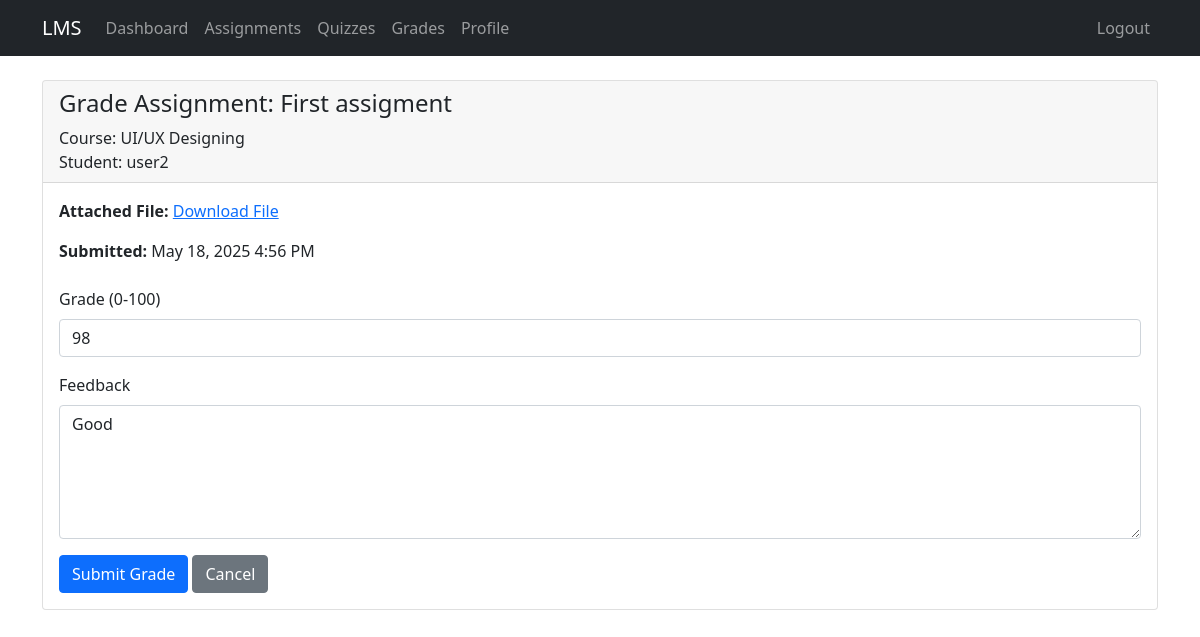
Page /grade_assignment.php?submission_id=4 (signed in) on the committed database.
### tables this page shows
CREATE TABLE `submissions` (
  `submission_id` int(11) NOT NULL,
  `assignment_id` int(11) NOT NULL,
  `student_id` int(11) NOT NULL,
  `file_path` varchar(255) DEFAULT NULL,
  `submitted_at` datetime NOT NULL DEFAULT current_timestamp(),
  `grade` float DEFAULT NULL,
  `feedback` text DEFAULT NULL
);

CREATE TABLE `assignments` (
  `assignment_id` int(11) NOT NULL,
  `course_id` int(11) NOT NULL,
  `title` varchar(150) NOT NULL,
  `description` text DEFAULT NULL,
  `due_date` datetime DEFAULT NULL,
  `created_at` timestamp NOT NULL DEFAULT current_timestamp()
);

CREATE TABLE `courses` (
  `course_id` int(11) NOT NULL,
  `title` varchar(150) NOT NULL,
  `description` text DEFAULT NULL,
  `instructor_id` int(11) NOT NULL,
  `created_at` timestamp NOT NULL DEFAULT current_timestamp()
);

CREATE TABLE `users` (
  `user_id` int(11) NOT NULL,
  `username` varchar(50) NOT NULL,
  `email` varchar(100) NOT NULL,
  `password` varchar(255) NOT NULL,
  `role` enum('student','instructor','admin') NOT NULL DEFAULT 'student',
  `full_name` varchar(100) DEFAULT NULL,
  `created_at` timestamp NOT NULL DEFAULT current_timestamp()
);

### grade_assignment.php (the view, shortened to what this page needs)
<?php
require_once "config/database.php";
$submission_id = (int)$_GET['submission_id'];
$instructor_id = (int)$_SESSION["id"];
$sql = "SELECT s.*, a.title as assignment_title, a.course_id, c.title as course_title,
        u.full_name as student_name
        FROM submissions s
        JOIN assignments a ON s.assignment_id = a.assignment_id
        JOIN courses c ON a.course_id = c.course_id
        JOIN users u ON s.student_id = u.user_id
        WHERE s.submission_id = ? AND c.instructor_id = ?";
$stmt = mysqli_prepare($conn, $sql);
mysqli_stmt_bind_param($stmt, "ii", $submission_id, $instructor_id);
mysqli_stmt_execute($stmt);
$result = mysqli_stmt_get_result($stmt);
$submission = mysqli_fetch_assoc($result);
?>
<!DOCTYPE html>
<html lang="en">
<head>
    <link href="https://cdn.jsdelivr.net/npm/bootstrap@5.1.3/dist/css/bootstrap.min.css" rel="stylesheet">
</head>
<body>
    <nav class="navbar navbar-expand-lg navbar-dark bg-dark">
        <div class="container">
            <a class="navbar-brand" href="index.php">LMS</a>
            <div class="collapse navbar-collapse" id="navbarNav">
                <ul class="navbar-nav">
                    <li class="nav-item">
                        <a class="nav-link" href="index.php">Dashboard</a>
                    </li>
                    <li class="nav-item">
                        <a class="nav-link" href="assignments.php">Assignments</a>
                    </li>
                    <li class="nav-item">
                        <a class="nav-link" href="quizzes.php">Quizzes</a>
                    </li>
                    <li class="nav-item">
                        <a class="nav-link" href="grades.php">Grades</a>
                    </li>
                    <li class="nav-item">
                        <a class="nav-link" href="profile.php">Profile</a>
                    </li>
                </ul>
                <ul class="navbar-nav ms-auto">
                    <li class="nav-item">
                        <a class="nav-link" href="logout.php">Logout</a>
                    </li>
                </ul>
            </div>
        </div>
    </nav>
    <div class="container mt-4">
        <div class="card">
            <div class="card-header">
                <h4>Grade Assignment: <?php echo htmlspecialchars($submission['assignment_title']); ?></h4>
                <p class="mb-0">Course: <?php echo htmlspecialchars($submission['course_title']); ?></p>
                <p class="mb-0">Student: <?php echo htmlspecialchars($submission['student_name']); ?></p>
            </div>
            <div class="card-body">
                <div class="mb-4">
                    <?php if ($submission['file_path']): ?>
                        <p>
                            <strong>Attached File:</strong>
                            <a href="<?php echo htmlspecialchars($submission['file_path']); ?>" target="_blank">
                                Download File
                            </a>
                        </p>
                    <?php endif; ?>
                    <p>
                        <strong>Submitted:</strong>
                        <?php echo date('F j, Y g:i A', strtotime($submission['submitted_at'])); ?>
                    </p>
                </div>
                <form action="grade_assignment.php?submission_id=<?php echo $submission_id; ?>" method="POST">
                    <div class="mb-3">
                        <label for="grade" class="form-label">Grade (0-100)</label>
                        <input type="number" class="form-control" id="grade" name="grade"
                               min="0" max="100" step="0.1" required
                               value="<?php echo $submission['grade'] ?? ''; ?>">
                    </div>
                    <div class="mb-3">
                        <label for="feedback" class="form-label">Feedback</label>
                        <textarea class="form-control" id="feedback" name="feedback" rows="5"><?php
                            echo htmlspecialchars($submission['feedback'] ?? '');
                        ?></textarea>
                    </div>
                    <button type="submit" class="btn btn-primary">Submit Grade</button>
                    <a href="assignments.php" class="btn btn-secondary">Cancel</a>
                </form>
            </div>
        </div>
    </div>
</body>
</html>

### rows in the picture
submissions: assignment.title "First assigment", courses.title "UI/UX Designing", student.full_name "user2", submitted_at "May 18, 2025 4:56 PM", grade "98", feedback "Good"
